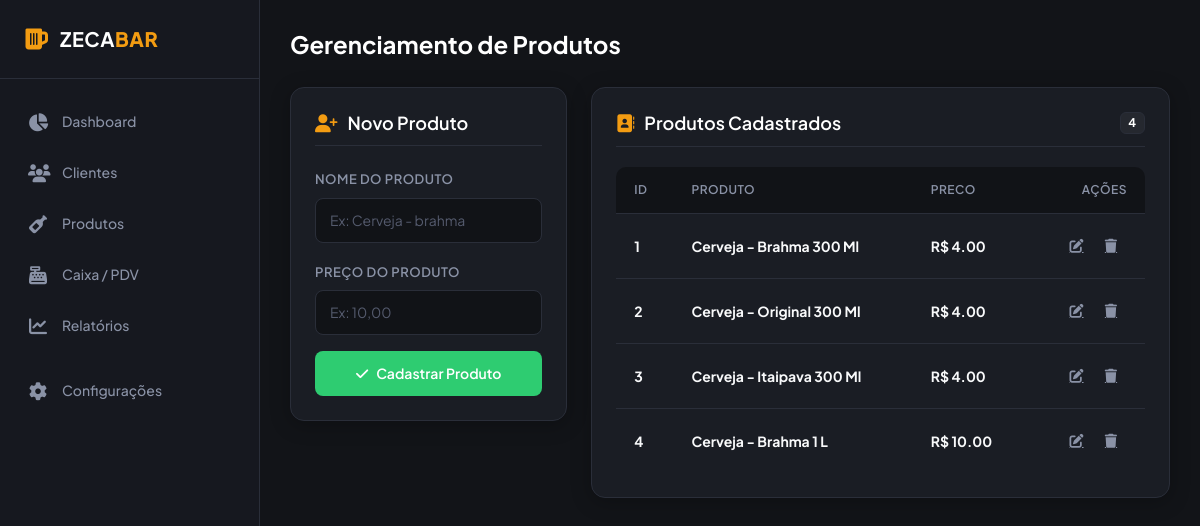
/produtos, run on the app's committed database.
### tables this page shows
CREATE TABLE produtos (
    id INTEGER PRIMARY KEY AUTOINCREMENT,
    nome TEXT NOT NULL,
    preco REAL NOT NULL
);

### app.py (the view, shortened to what this page needs)
@app.route('/produtos', methods=['GET', 'POST'])
def produtos():
    conn = conection()
    cursor = conn.cursor()
    dados = cursor.execute(
        'SELECT * FROM produtos'
    ).fetchall()
    contagem_dados = cursor.execute('SELECT COUNT(*) FROM produtos').fetchone()
    conn.close()
    return render_template(
        'produtos.html',
        dados=dados, contagem_dados=contagem_dados[0]
    )

### conexao.py (called while the page is built)
def conection():
    conexao = sqlite3.connect('database.db')
    return conexao

### templates/produtos.html (shortened to what this page needs)
{% extends "base.html" %}
{% block content %}
<header class="header-section">
    <div class="page-title">
        <h2>Gerenciamento de Produtos</h2>
    </div>
</header>
<div class="row">
    <div class="col-lg-4">
        <div class="custom-card">
            <div class="card-header-custom">
                <h3><i class="fa-solid fa-user-plus"></i> Novo Produto</h3>
            </div>
            <form method="POST">
                <div class="mb-3">
                    <label for="nomeProduto" class="form-label">Nome do Produto</label>
                    <input type="text" class="form-control" id="nomeProduto" name="nome" placeholder="Ex: Cerveja - brahma" required>
                </div>
                <div class="mb-3">
                    <label for="precoProduto" class="form-label">Preço do Produto</label>
                    <input type="number" step="0.01" min="0" class="form-control" id="precoProduto" name="preco" placeholder="Ex: 10,00" required>
                </div>
                <button type="submit" class="btn-accent">
                    <i class="fa-solid fa-check"></i> Cadastrar Produto
                </button>
            </form>
        </div>
    </div>
    <div class="col-lg-8">
        <div class="custom-card">
            <div class="card-header-custom">
                <h3><i class="fa-solid fa-address-book"></i> Produtos Cadastrados</h3>
                <span class="badge badge-regular" style="background-color: rgba(255, 255, 255, 0.05); color: #fff; border: 1px solid var(--border-color);"> {{contagem_dados}} </span>
            </div>
            <div class="table-responsive">
                <table class="table-custom">
                    <thead>
                        <tr>
                            <th>ID</th>
                            <th>Produto</th>
                            <th>Preco</th>
                            <th style="text-align: right;">Ações</th>
                        </tr>
                    </thead>
                    <tbody>
                        {% for i in dados %}
                        <tr>
                            <td>
                                <div class="d-flex align-items-center gap-2">
                                    <strong>{{i[0]}}</strong>
                                </div>
                            </td>
                            <td>
                                <div class="d-flex align-items-center gap-2">
                                    <strong>{{i[1]}}</strong>
                                </div>
                            </td>
                            <td>
                                <div class="d-flex align-items-center gap-2">
                                    <strong>R$ {{"%.2f" | format(i[2])}}</strong>
                                </div>
                            </td>
                            <td style="text-align: right;">
                                <a href="{{url_for('editar_produto', id=i[0])}}" class="action-btn" title="Editar"><i class="fa-solid fa-pen-to-square"></i></a>
                                <a class="action-btn delete" title="Excluir"><i class="fa-solid fa-trash"></i></a>
                            </td>
                        </tr>
                        {% endfor %}
                    </tbody>
                </table>
            </div>
        </div>
    </div>
</div>
{% endblock %}

### templates/base.html (shortened to what this page needs)
<!DOCTYPE html>
<html lang="pt-BR">
<head>
    <link href="https://cdn.jsdelivr.net/npm/bootstrap@5.3.2/dist/css/bootstrap.min.css" rel="stylesheet">
    <link href="https://cdnjs.cloudflare.com/ajax/libs/font-awesome/6.4.0/css/all.min.css" rel="stylesheet">
    <link rel="stylesheet" href="{{url_for('static', filename='css/style.css')}}">
</head>
<body>
    <aside class="sidebar">
        <div class="brand-logo">
            <i class="fa-solid fa-beer-mug-empty"></i>
            <span>ZECA<strong>BAR</strong></span>
        </div>
        <ul class="nav-menu">
            <li class="nav-item">
                <a href="#" class="nav-link {% block active_dashboard %}{% endblock %}">
                    <i class="fa-solid fa-chart-pie"></i>
                    <span>Dashboard</span>
                </a>
            </li>
            <li class="nav-item">
                <a href="{{url_for('clientes')}}" class="nav-link ">
                    <i class="fa-solid fa-users"></i>
                    <span>Clientes</span>
                </a>
            </li>
            <li class="nav-item">
                <a href="{{url_for('produtos')}}" class="nav-link ">
                    <i class="fa-solid fa-wine-bottle"></i>
                    <span>Produtos</span>
                </a>
            </li>
            <li class="nav-item">
                <a href="{{url_for('caixa')}}" class="nav-link ">
                    <i class="fa-solid fa-cash-register"></i>
                    <span>Caixa / PDV</span>
                </a>
            </li>
            <li class="nav-item">
                <a href="#" class="nav-link ">
                    <i class="fa-solid fa-chart-line"></i>
                    <span>Relatórios</span>
                </a>
            </li>
            <li class="nav-item" style="margin-top: 20px;">
                <a href="#" class="nav-link ">
                    <i class="fa-solid fa-gear"></i>
                    <span>Configurações</span>
                </a>
            </li>
        </ul>
    </aside>
    <main class="main-content">
        {% block content %}{% endblock %}
    </main>
</body>
</html>

### static/css/style.css (style rules this page uses)
:root { --bg-dark: #121418; --card-bg: #1a1d24; --sidebar-bg: #16181f; --accent-green: #2ecc71; --accent-green-hover: #27ae60; --accent-gold: #f39c12; --text-main: #f8f9fa; --text-muted: #8a92a6; --border-color: #2a2e39; --input-bg: #111317; }
body { font-family: 'Plus Jakarta Sans', sans-serif; background-color: var(--bg-dark); color: var(--text-main); overflow-x: hidden; margin: 0; padding: 0; }
.sidebar { width: 260px; height: 100vh; position: fixed; top: 0; left: 0; background-color: var(--sidebar-bg); border-right: 1px solid var(--border-color); display: flex; flex-direction: column; z-index: 1000; transition: all 0.3s ease; }
.brand-logo { padding: 24px; display: flex; align-items: center; gap: 12px; border-bottom: 1px solid var(--border-color); }
.brand-logo i { font-size: 24px; color: var(--accent-gold); }
.brand-logo span { font-size: 20px; font-weight: 700; letter-spacing: 0.5px; color: #fff; }
.brand-logo span strong { color: var(--accent-gold); }
.nav-menu { padding: 20px 12px; flex-grow: 1; list-style: none; margin: 0; }
.nav-item { margin-bottom: 6px; }
.nav-link { display: flex; align-items: center; gap: 14px; padding: 12px 16px; color: var(--text-muted); text-decoration: none; border-radius: 10px; font-weight: 500; font-size: 14px; transition: all 0.2s ease; }
.nav-link i { font-size: 18px; width: 20px; text-align: center; }
.main-content { margin-left: 260px; padding: 30px; min-height: 100vh; }
.header-section { display: flex; justify-content: space-between; align-items: center; margin-bottom: 28px; }
.page-title h2 { font-size: 24px; font-weight: 700; margin: 0; color: #fff; }
.custom-card { background-color: var(--card-bg); border: 1px solid var(--border-color); border-radius: 14px; padding: 24px; box-shadow: 0 4px 20px rgba(0, 0, 0, 0.25); margin-bottom: 24px; }
.card-header-custom { display: flex; justify-content: space-between; align-items: center; margin-bottom: 20px; padding-bottom: 12px; border-bottom: 1px solid var(--border-color); }
.card-header-custom h3 { font-size: 18px; font-weight: 600; margin: 0; display: flex; align-items: center; gap: 10px; color: #fff; }
.card-header-custom h3 i { color: var(--accent-gold); }
.form-label { color: var(--text-muted); font-size: 13px; font-weight: 600; margin-bottom: 8px; text-transform: uppercase; letter-spacing: 0.5px; }
.form-control, .form-select { background-color: var(--input-bg); border: 1px solid var(--border-color); border-radius: 8px; color: #fff; padding: 11px 14px; font-size: 14px; }
.form-control::placeholder { color: #555b6e; }
.btn-accent { background-color: var(--accent-green); color: #fff; border: none; border-radius: 8px; padding: 12px 20px; font-weight: 600; font-size: 14px; width: 100%; display: flex; align-items: center; justify-content: center; gap: 8px; transition: all 0.2s ease; cursor: pointer; }
.table-responsive { border-radius: 10px; overflow: hidden; }
.table-custom { width: 100%; color: var(--text-main); margin-bottom: 0; border-collapse: separate; border-spacing: 0; }
.table-custom th { background-color: #111317; color: var(--text-muted); font-weight: 600; font-size: 12px; text-transform: uppercase; letter-spacing: 0.5px; padding: 14px 18px; border-bottom: 1px solid var(--border-color); }
.table-custom td { padding: 16px 18px; vertical-align: middle; border-bottom: 1px solid var(--border-color); font-size: 14px; }
.table-custom tbody tr { transition: background-color 0.2s ease; }
.table-custom tbody tr:last-child td { border-bottom: none; }
.badge-regular { background-color: rgba(46, 204, 113, 0.15); color: var(--accent-green); border: 1px solid rgba(46, 204, 113, 0.3); }
.action-btn { background: transparent; border: none; color: var(--text-muted); width: 32px; height: 32px; border-radius: 6px; display: inline-flex; align-items: center; justify-content: center; transition: all 0.2s ease; cursor: pointer; }

### data on the page
produtos: id "1", nome "Cerveja - Brahma 300 Ml", preco "4.00"
produtos: id "2", nome "Cerveja - Original 300 Ml", preco "4.00"
produtos: id "3", nome "Cerveja - Itaipava 300 Ml", preco "4.00"
produtos: id "4", nome "Cerveja - Brahma 1 L", preco "10.00"

### other printed values
{{ contagem_dados }} "4"
